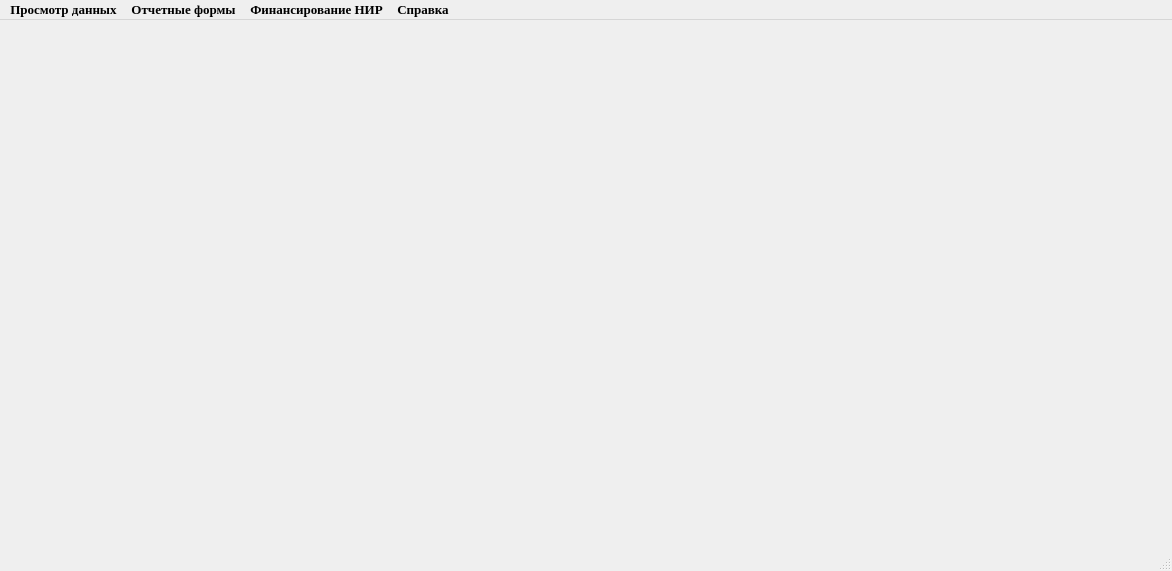
<?xml version="1.0" encoding="UTF-8"?>
<ui version="4.0">
 <class>MainWindow</class>
 <widget class="QMainWindow" name="MainWindow">
  <property name="geometry">
   <rect>
    <x>0</x>
    <y>0</y>
    <width>1172</width>
    <height>571</height>
   </rect>
  </property>
  <property name="font">
   <font>
    <family>Times New Roman</family>
    <pointsize>10</pointsize>
    <weight>75</weight>
    <bold>true</bold>
   </font>
  </property>
  <property name="windowTitle">
   <string>Сопровождение научно-технических программ</string>
  </property>
  <widget class="QWidget" name="centralwidget"/>
  <widget class="QMenuBar" name="menubar">
   <property name="geometry">
    <rect>
     <x>0</x>
     <y>0</y>
     <width>1172</width>
     <height>21</height>
    </rect>
   </property>
   <widget class="QMenu" name="viewing_data">
    <property name="title">
     <string>Просмотр данных</string>
    </property>
    <addaction name="nir_info"/>
    <addaction name="ntp_info"/>
    <addaction name="vuz_info"/>
   </widget>
   <widget class="QMenu" name="reoirting_forms">
    <property name="title">
     <string>Отчетные формы</string>
    </property>
    <addaction name="nir_distrib"/>
    <addaction name="ntp_distrib"/>
    <addaction name="pattern_nir"/>
   </widget>
   <widget class="QMenu" name="finance_nir">
    <property name="font">
     <font>
      <family>Times New Roman</family>
      <pointsize>12</pointsize>
     </font>
    </property>
    <property name="title">
     <string>Финансирование НИР</string>
    </property>
   </widget>
   <widget class="QMenu" name="reference">
    <property name="title">
     <string>Справка</string>
    </property>
   </widget>
   <addaction name="viewing_data"/>
   <addaction name="reoirting_forms"/>
   <addaction name="finance_nir"/>
   <addaction name="reference"/>
  </widget>
  <widget class="QStatusBar" name="statusbar"/>
  <action name="nir_info">
   <property name="text">
    <string>Информация по проектам/НИР </string>
   </property>
   <property name="font">
    <font>
     <family>Times New Roman</family>
     <pointsize>10</pointsize>
    </font>
   </property>
   <property name="menuRole">
    <enum>QAction::NoRole</enum>
   </property>
  </action>
  <action name="ntp_info">
   <property name="text">
    <string>Информация по научно-техническим программам</string>
   </property>
   <property name="font">
    <font>
     <family>Times New Roman</family>
     <pointsize>10</pointsize>
     <weight>50</weight>
     <bold>false</bold>
    </font>
   </property>
   <property name="menuRole">
    <enum>QAction::NoRole</enum>
   </property>
  </action>
  <action name="vuz_info">
   <property name="text">
    <string>Информация по вузам</string>
   </property>
   <property name="font">
    <font>
     <family>Times New Roman</family>
     <pointsize>10</pointsize>
    </font>
   </property>
   <property name="menuRole">
    <enum>QAction::NoRole</enum>
   </property>
  </action>
  <action name="nir_distrib">
   <property name="text">
    <string>Распределение НИР по вузам</string>
   </property>
   <property name="font">
    <font>
     <family>Times New Roman</family>
     <pointsize>10</pointsize>
    </font>
   </property>
   <property name="menuRole">
    <enum>QAction::NoRole</enum>
   </property>
  </action>
  <action name="ntp_distrib">
   <property name="text">
    <string>Распределение по НТП</string>
   </property>
   <property name="font">
    <font>
     <family>Times New Roman</family>
     <pointsize>10</pointsize>
    </font>
   </property>
   <property name="menuRole">
    <enum>QAction::NoRole</enum>
   </property>
  </action>
  <action name="pattern_nir">
   <property name="text">
    <string>Характер НИР</string>
   </property>
   <property name="font">
    <font>
     <family>Times New Roman</family>
     <pointsize>10</pointsize>
    </font>
   </property>
   <property name="menuRole">
    <enum>QAction::NoRole</enum>
   </property>
  </action>
 </widget>
 <resources/>
 <connections/>
</ui>
